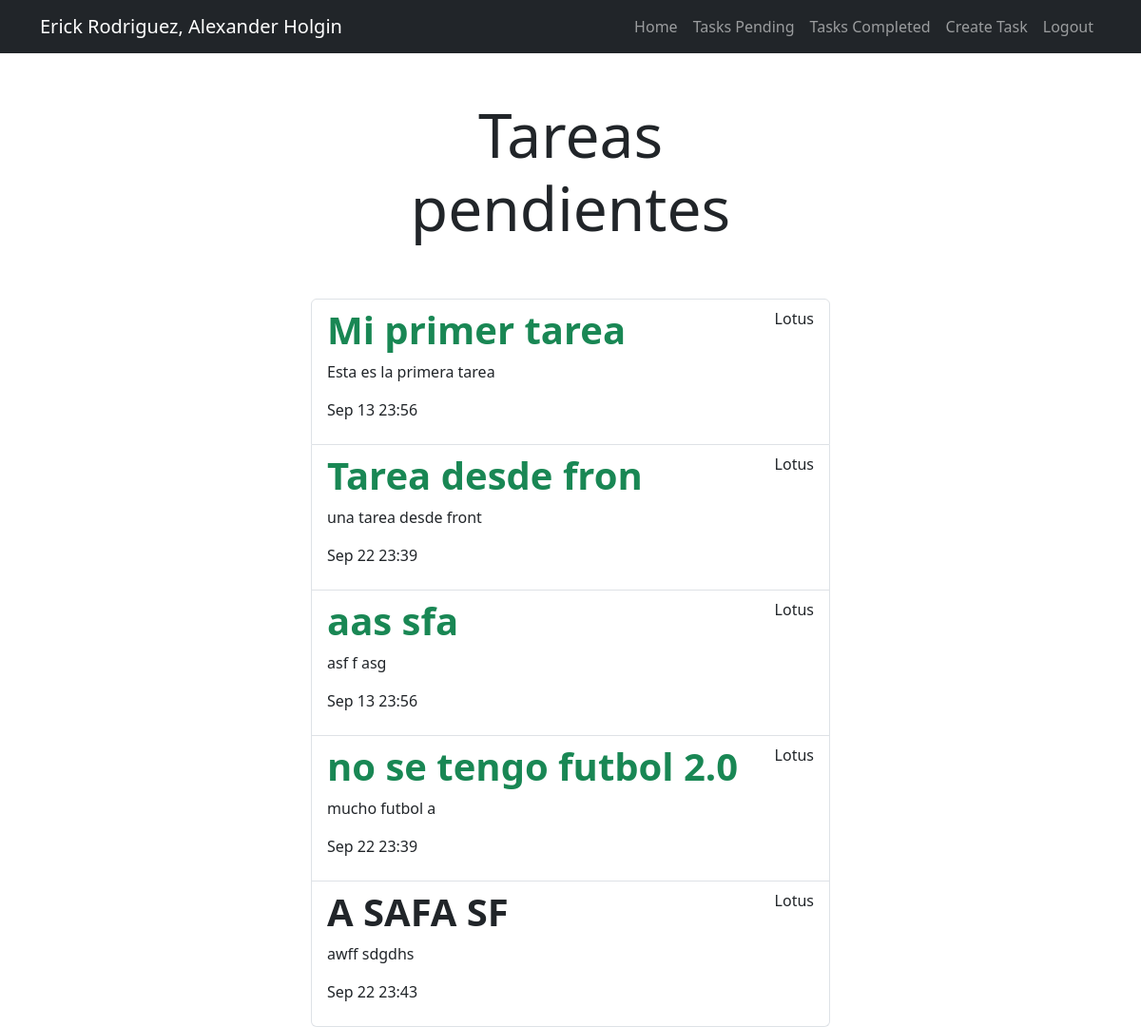
Page /tasks_completed/ (signed in) on the committed database.
### tasks/models.py (models this page shows, shortened)
class Task(models.Model):
    title = models.CharField(max_length=100)
    description = models.TextField(blank=True)
    created = models.DateTimeField(auto_now_add=True)
    datecompleted = models.DateTimeField(null=True, blank=True)
    important = models.BooleanField(default=False)
    user = models.ForeignKey(User, on_delete=models.CASCADE)

### tasks/views.py (the view)
# urls.py: path('tasks_completed/', views.tasks_completed, name='tasks_completed'),
@login_required
def tasks_completed(request):
    tasks = Task.objects.filter(user=request.user, datecompleted__isnull=False). order_by
    ('-datecompleted')
    return render(request, "tasks.html",{'tasks': tasks})

### tasks/templates/tasks.html
{% extends 'base.html' %}
{% block content %}
<main class="container">
    <div class="row">
        <div class="col-md-6 offset-md-3">
            <h1 class="text-center display-3 py-5">Tareas pendientes</h1>
            <ul class="list-group">
                {% for task in tasks %}
                <a class="list-group-item" href="{% url 'task_detail' task.id %}">
                        <header class="d-flex justify-content-between">
                            {% if task.important %}
                            <h1 class="fw-bold text-success">{{task.title}}</h1>
                            {% else %}
                            <h1 class="fw-bold">{{task.title}}</h1>
                            {% endif %}
                            <p>{{task.user.username}}</p>
                        </header>
                        <p>{{task.description}}</p>
                        <p>{{task.datecompleted|date:'M j y:i'}}</p>
                </a>
                {% endfor %}
            </ul>
        </div>
    </div>
</main>
{% endblock %}

### tasks/templates/base.html (shortened to what this page needs)
<!DOCTYPE html>
<html lang="en">
<head>
    <link rel="stylesheet" href="https://cdn.jsdelivr.net/npm/bootstrap@5.3.2/dist/css/bootstrap.min.css">
</head>
<body>
    <nav class="navbar navbar-expand-lg bg-dark navbar-dark">
        <div class="container">
          <a class="navbar-brand" href="/">Erick Rodriguez, Alexander Holgin</a>
          <div class="collapse navbar-collapse" id="navbarNav">
            <ul class="navbar-nav ms-auto">
                <li class="nav-item">
                    <a href="/" class="nav-link">Home</a>
                </li>
                {% if user.is_authenticated %}
                <li class="nav-item">
                    <a href="{% url 'tasks' %}" class="nav-link">Tasks Pending</a>
                </li>
                <li class="nav-item">
                    <a href="{% url 'tasks_completed' %}" class="nav-link">Tasks Completed</a>
                </li>
                <li class="nav-item">
                    <a href="/tasks/create/" class="nav-link">Create Task</a>
                </li>
                <li class="nav-item">
                    <a href="/logout" class="nav-link">Logout</a>
                </li>
                {% endif %}
            </ul>
          </div>
        </div>
      </nav>
    {% block content %}
    {% endblock %}
</body>
</html>

### rows in the picture
Task: title "Mi primer tarea", user.username "Lotus", description "Esta es la primera tarea", datecompleted "Sep 13 23:56"
Task: title "Tarea desde fron", user.username "Lotus", description "una tarea desde front", datecompleted "Sep 22 23:39"
Task: title "aas sfa", user.username "Lotus", description "asf f asg", datecompleted "Sep 13 23:56"
Task: title "no se tengo futbol 2.0", user.username "Lotus", description "mucho futbol a", datecompleted "Sep 22 23:39"
Task: title "A SAFA SF", user.username "Lotus", description "awff sdgdhs", datecompleted "Sep 22 23:43"
